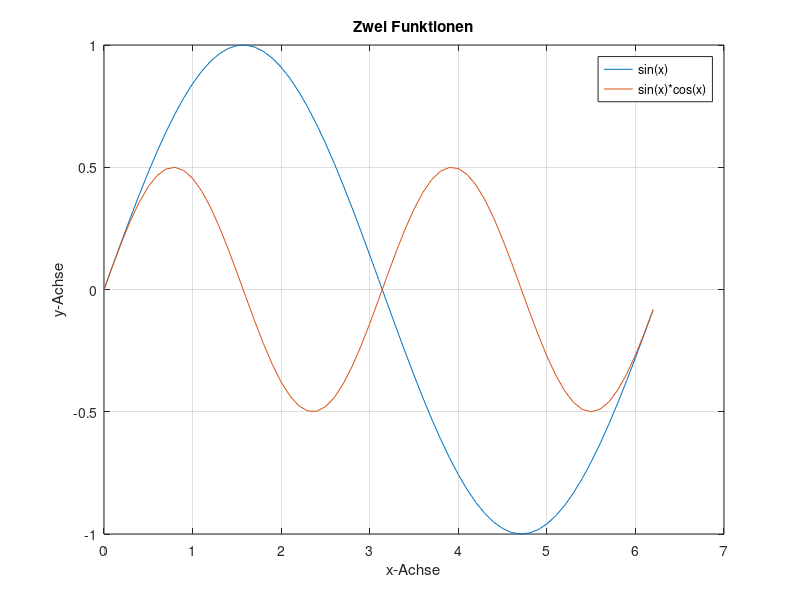

Write the MATLAB code that produced this figure.
clear
close all

%x-Werte

x = 0:0.1:2 .* pi;

%Funktionen und Plot

y1 = sin(x);
y2 = sin(x) .* cos(x);

plot(x,y1,x,y2)
xlabel('x-Achse')
ylabel('y-Achse')
title('Zwei Funktionen')
grid
legend('sin(x)','sin(x)*cos(x)')